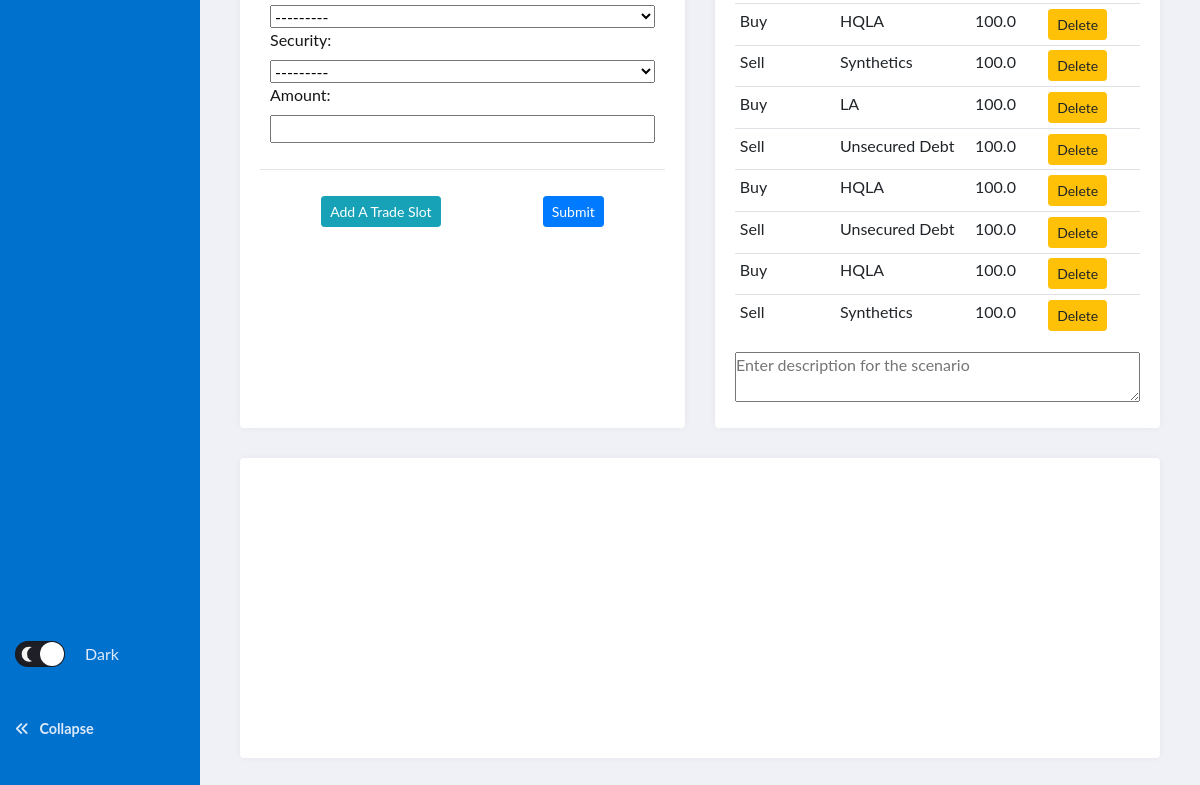
/ (signed in, lower part), run on an earlier commit of the app's database.
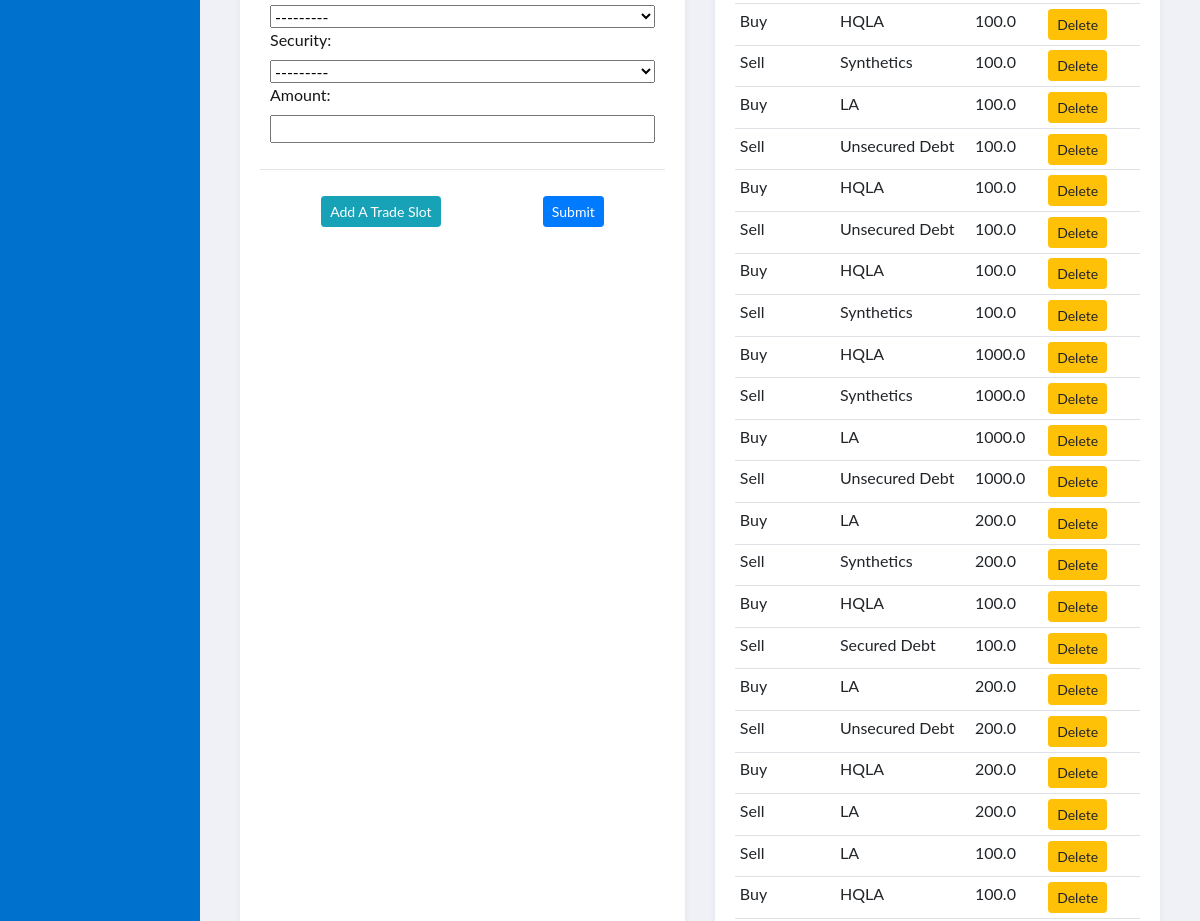
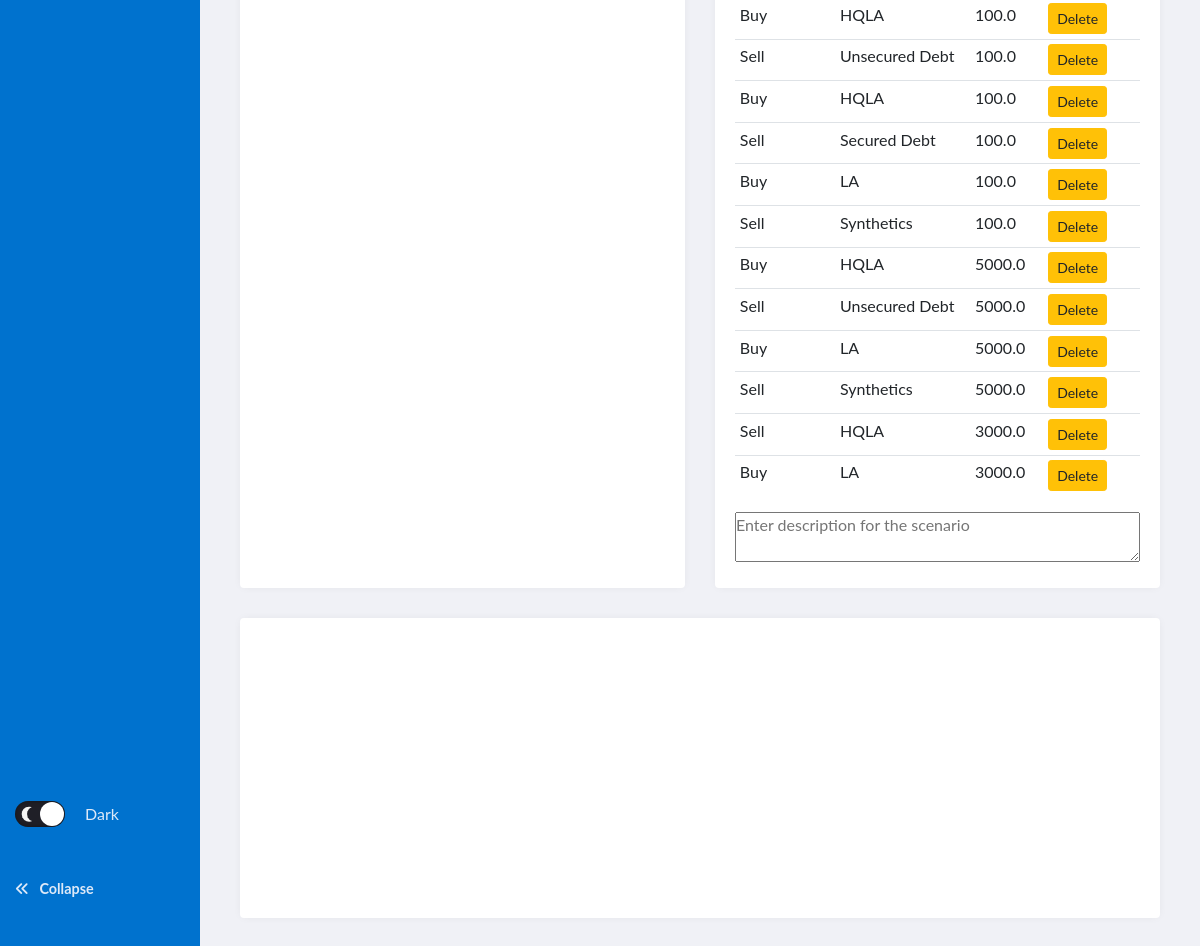
And on a later commit of the database (2 pictures, top to bottom).
### fund/models.py (models this page shows, shortened)
class Trade(models.Model):
    CODE = (
        ("Buy", "Buy"),
        ("Sell", "Sell")
    )
    CLASSIFICATION = (
        ("HQLA", "HQLA"),
        ("LA", "LA"),
        ("ILA", "ILA"),
        ("Secured Debt", "Secured Debt"),
        ("Unsecured Debt", "Unsecured Debt"),
        ("Synthetics", "Synthetics")
    )
    user = models.ForeignKey(User, on_delete=models.CASCADE, related_name='trade_user')
    transaction = models.CharField(max_length=50, choices=CODE)
    security = models.CharField(max_length=50, choices=CLASSIFICATION)
    amount = models.FloatField()

### fund/views.py (the view)
# urls.py: path("", views.scenarios, name="scenarios"),
def scenarios(request):
    add_trade_form = request.GET.get("add")
    postid = request.GET.get("postid")
    print(postid)
    if add_trade_form is None:
        TradeFormSet = inlineformset_factory(User, Trade, fields=("transaction", "security", "amount"), can_delete = False, max_num=2)
    else:
        TradeFormSet = inlineformset_factory(User, Trade, fields=("transaction", "security", "amount"), can_delete = False, extra=int(add_trade_form)+1)
    userid = request.user.id
    if userid:
        user = User.objects.get(id=userid)
        if postid:
            post = Post.objects.get(id=postid)
            if post.publish == True:
                post.publish = "Unpublish"
            elif post.publish == False:
                post.publish = "Publish"
            if post.user == user:
                save_post = "Save Scenario Description"
            else:
                save_post = "Save as New Secenario"
            extrade = post.trade.all()
        else:
            extrade = Trade.objects.filter(user=user)
    else:
        extrade = []
    formset_empty = TradeFormSet()
    if (postid is None) or (userid is None):
        post = []
        save_post = "Save Scenario"
    if request.method == "POST":
        formset = TradeFormSet(request.POST, instance=user)
        if formset.is_valid():
            formset.save()
            trades = Trade.objects.filter(user=user)
            trades = trades.order_by("-id")[:int(request.POST['trade_user-TOTAL_FORMS'])]
            if postid:
                for trade in trades:
                    post.trade.add(trade)
                return redirect('/?postid={}'.format(postid))
        return redirect("scenarios")
    else:
        print(post)
        print(save_post)
        return render(request, "fund/scenarios.html", {
            "formset_empty":formset_empty,
            "extrade":extrade,
            "post":post,
            "save_post": save_post
            })

### fund/templates/fund/scenarios.html (shortened to what this page needs)
{% extends "fund/main_page.html" %}
{% load static %}
{% block content %}
<div id="scenarios-view">
    <section class="grid">
        <article class="grid-group">
            <div class="grid-cell">
                <div class="trade-form-wrapper">
                        <form id="form" class="form" action="{% url 'scenarios' %}" method="POST">
                            {% for form in formset_empty %}
                                <div class="formset">
                                    {{form}}
                                </div>
                                <hr>
                            {% endfor %}
                            <div id="button-wrapper">
                                <a id="add_form" href="#" class="btn btn-sm btn-info" name="Add">Add A Trade Slot</a>
                                <input id="submit-form" type="submit" class="btn btn-sm btn-primary" name="Submit">
                            </div>
                        </form>
                </div>
            </div>
        </article>
        <article class="grid-group">
            <div class="grid-cell">
                <div class="effective-trades">
                    <table class="table table-sm">
                        {% for trade in extrade %}
                        <tr>
                            <td>{{trade.transaction}}</td>
                            <td>{{trade.security}}</td>
                            <td>{{trade.amount}}</td>
                            <td>
                                <a id="remove-button" href="{% url 'remove' trade.id %}" class="btn btn-sm btn-warning">Delete</a>
                            </td>
                        </tr>
                        {% endfor %}
                    </table>
                    <textarea id="scenario_content" placeholder="Enter description for the scenario">{{ post.content }}</textarea>
                </div>
            </div>
        </article>
        <article class="grid-chart">
        </article>
    </section>
</div>
{% endblock %}

What changed in the data, as far as the page shows it:
added Trade: transaction "Buy", security "HQLA", amount "1000.0"
added Trade: transaction "Sell", security "Synthetics", amount "1000.0"
added Trade: transaction "Buy", security "LA", amount "1000.0"
added Trade: transaction "Sell", security "Unsecured Debt", amount "1000.0"
added Trade: transaction "Buy", security "LA", amount "200.0"
added Trade: transaction "Sell", security "Synthetics", amount "200.0"
added Trade: transaction "Buy", security "HQLA", amount "100.0"
added Trade: transaction "Sell", security "Secured Debt", amount "100.0"
added Trade: transaction "Buy", security "LA", amount "200.0"
added Trade: transaction "Sell", security "Unsecured Debt", amount "200.0"
added Trade: transaction "Buy", security "HQLA", amount "200.0"
added Trade: transaction "Sell", security "LA", amount "200.0"
added Trade: transaction "Sell", security "LA", amount "100.0"
added Trade: transaction "Buy", security "HQLA", amount "100.0"
added Trade: transaction "Buy", security "HQLA", amount "100.0"
added Trade: transaction "Sell", security "Unsecured Debt", amount "100.0"
added Trade: transaction "Buy", security "HQLA", amount "100.0"
added Trade: transaction "Sell", security "Secured Debt", amount "100.0"
added Trade: transaction "Buy", security "LA", amount "100.0"
added Trade: transaction "Sell", security "Synthetics", amount "100.0"
added Trade: transaction "Buy", security "HQLA", amount "5000.0"
added Trade: transaction "Sell", security "Unsecured Debt", amount "5000.0"
added Trade: transaction "Buy", security "LA", amount "5000.0"
added Trade: transaction "Sell", security "Synthetics", amount "5000.0"
added Trade: transaction "Sell", security "HQLA", amount "3000.0"
added Trade: transaction "Buy", security "LA", amount "3000.0"
